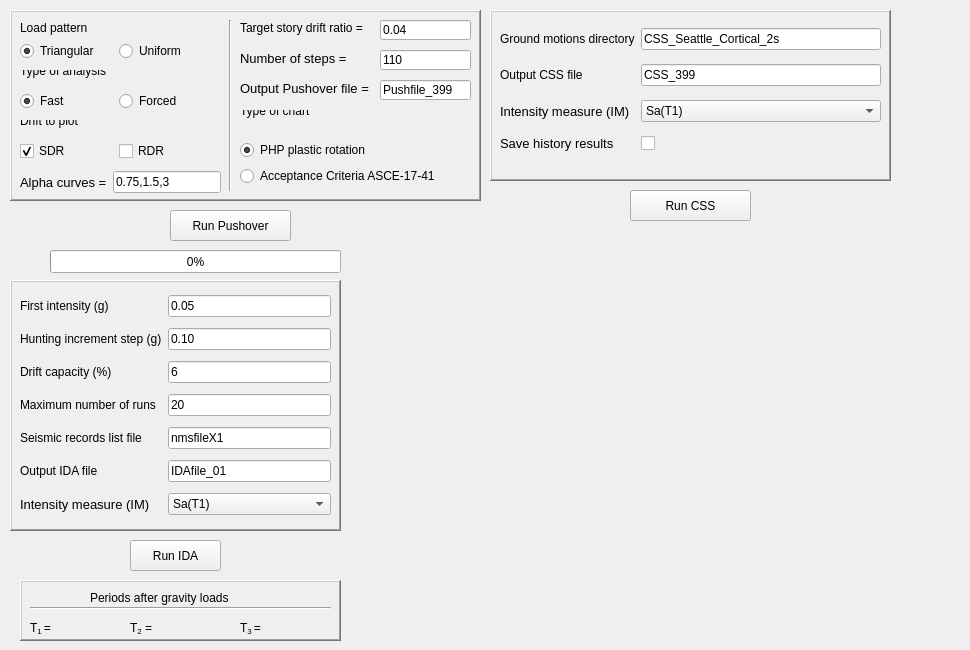
     <widget class="QWidget" name="PushoverData">
      <attribute name="title">
       <string>Nonlinear Analysis</string>
      </attribute>
      <widget class="QFrame" name="frame">
       <property name="geometry">
        <rect>
         <x>10</x>
         <y>10</y>
         <width>471</width>
         <height>191</height>
        </rect>
       </property>
       <property name="frameShape">
        <enum>QFrame::WinPanel</enum>
       </property>
       <property name="frameShadow">
        <enum>QFrame::Raised</enum>
       </property>
       <widget class="QLabel" name="label_8">
        <property name="geometry">
         <rect>
          <x>10</x>
          <y>10</y>
          <width>141</width>
          <height>16</height>
         </rect>
        </property>
        <property name="text">
         <string>Load pattern</string>
        </property>
       </widget>
       <widget class="QWidget" name="horizontalLayoutWidget">
        <property name="geometry">
         <rect>
          <x>10</x>
          <y>30</y>
          <width>191</width>
          <height>22</height>
         </rect>
        </property>
        <layout class="QHBoxLayout" name="horizontalLayout">
         <item>
          <widget class="QRadioButton" name="radioButtonTriangular">
           <property name="font">
            <font>
             <weight>50</weight>
             <italic>false</italic>
             <bold>false</bold>
            </font>
           </property>
           <property name="text">
            <string>Triangular</string>
           </property>
           <property name="checked">
            <bool>true</bool>
           </property>
          </widget>
         </item>
         <item>
          <widget class="QRadioButton" name="radioButtonUniform">
           <property name="font">
            <font>
             <weight>50</weight>
             <italic>false</italic>
             <bold>false</bold>
            </font>
           </property>
           <property name="text">
            <string>Uniform</string>
           </property>
          </widget>
         </item>
        </layout>
       </widget>
       <widget class="QLabel" name="label_9">
        <property name="geometry">
         <rect>
          <x>10</x>
          <y>60</y>
          <width>131</width>
          <height>16</height>
         </rect>
        </property>
        <property name="text">
         <string>Type of analysis
</string>
        </property>
       </widget>
       <widget class="QWidget" name="horizontalLayoutWidget_2">
        <property name="geometry">
         <rect>
          <x>10</x>
          <y>80</y>
          <width>191</width>
          <height>22</height>
         </rect>
        </property>
        <layout class="QHBoxLayout" name="horizontalLayout_2">
         <item>
          <widget class="QRadioButton" name="radioButtonFast">
           <property name="font">
            <font>
             <weight>50</weight>
             <italic>false</italic>
             <bold>false</bold>
            </font>
           </property>
           <property name="text">
            <string>Fast</string>
           </property>
           <property name="checked">
            <bool>true</bool>
           </property>
          </widget>
         </item>
         <item>
          <widget class="QRadioButton" name="radioButtonForced">
           <property name="font">
            <font>
             <weight>50</weight>
             <italic>false</italic>
             <bold>false</bold>
            </font>
           </property>
           <property name="text">
            <string>Forced</string>
           </property>
          </widget>
         </item>
        </layout>
       </widget>
       <widget class="Line" name="line">
        <property name="geometry">
         <rect>
          <x>210</x>
          <y>10</y>
          <width>20</width>
          <height>171</height>
         </rect>
        </property>
        <property name="orientation">
         <enum>Qt::Vertical</enum>
        </property>
       </widget>
       <widget class="QLabel" name="label_10">
        <property name="geometry">
         <rect>
          <x>230</x>
          <y>10</y>
          <width>131</width>
          <height>16</height>
         </rect>
        </property>
        <property name="font">
         <font>
          <weight>50</weight>
          <italic>false</italic>
          <bold>false</bold>
         </font>
        </property>
        <property name="text">
         <string>Target story drift ratio =</string>
        </property>
       </widget>
       <widget class="QLineEdit" name="Der_obj">
        <property name="geometry">
         <rect>
          <x>370</x>
          <y>10</y>
          <width>91</width>
          <height>20</height>
         </rect>
        </property>
        <property name="text">
         <string>0.04</string>
        </property>
       </widget>
       <widget class="QLabel" name="label_51">
        <property name="geometry">
         <rect>
          <x>230</x>
          <y>40</y>
          <width>111</width>
          <height>16</height>
         </rect>
        </property>
        <property name="font">
         <font>
          <family>Arial</family>
          <pointsize>10</pointsize>
          <weight>50</weight>
          <italic>false</italic>
          <bold>false</bold>
         </font>
        </property>
        <property name="text">
         <string>Number of steps =</string>
        </property>
       </widget>
       <widget class="QLineEdit" name="nSteps">
        <property name="geometry">
         <rect>
          <x>370</x>
          <y>40</y>
          <width>91</width>
          <height>20</height>
         </rect>
        </property>
        <property name="text">
         <string>110</string>
        </property>
       </widget>
       <widget class="QLabel" name="label_13">
        <property name="geometry">
         <rect>
          <x>230</x>
          <y>100</y>
          <width>131</width>
          <height>16</height>
         </rect>
        </property>
        <property name="text">
         <string>Type of chart
</string>
        </property>
       </widget>
       <widget class="QWidget" name="verticalLayoutWidget">
        <property name="geometry">
         <rect>
          <x>230</x>
          <y>130</y>
          <width>215</width>
          <height>48</height>
         </rect>
        </property>
        <layout class="QVBoxLayout" name="verticalLayout_2">
         <item>
          <widget class="QRadioButton" name="radioButtonPHP_RA">
           <property name="font">
            <font>
             <weight>50</weight>
             <bold>false</bold>
            </font>
           </property>
           <property name="text">
            <string>PHP plastic rotation</string>
           </property>
           <property name="checked">
            <bool>true</bool>
           </property>
          </widget>
         </item>
         <item>
          <widget class="QRadioButton" name="radioButtonAC">
           <property name="font">
            <font>
             <weight>50</weight>
             <bold>false</bold>
            </font>
           </property>
           <property name="text">
            <string>Acceptance Criteria ASCE-17-41</string>
           </property>
          </widget>
         </item>
        </layout>
       </widget>
       <widget class="QWidget" name="horizontalLayoutWidget_3">
        <property name="geometry">
         <rect>
          <x>10</x>
          <y>160</y>
          <width>201</width>
          <height>24</height>
         </rect>
        </property>
        <layout class="QHBoxLayout" name="horizontalLayout_7">
         <item>
          <widget class="QLabel" name="label_59">
           <property name="font">
            <font>
             <family>Arial</family>
             <pointsize>10</pointsize>
             <weight>50</weight>
             <italic>false</italic>
             <bold>false</bold>
            </font>
           </property>
           <property name="text">
            <string>Alpha curves =</string>
           </property>
          </widget>
         </item>
         <item>
          <widget class="QLineEdit" name="AlphaCurves">
           <property name="text">
            <string>0.75,1.5,3</string>
           </property>
          </widget>
         </item>
        </layout>
       </widget>
       <widget class="QLabel" name="label_69">
        <property name="geometry">
         <rect>
          <x>230</x>
          <y>70</y>
          <width>131</width>
          <height>16</height>
         </rect>
        </property>
        <property name="font">
         <font>
          <family>Arial</family>
          <pointsize>10</pointsize>
          <weight>50</weight>
          <italic>false</italic>
          <bold>false</bold>
         </font>
        </property>
        <property name="text">
         <string>Output Pushover file =</string>
        </property>
       </widget>
       <widget class="QLineEdit" name="OutputPushFile">
        <property name="geometry">
         <rect>
          <x>370</x>
          <y>70</y>
          <width>91</width>
          <height>20</height>
         </rect>
        </property>
        <property name="text">
         <string>Pushfile_399</string>
        </property>
       </widget>
       <widget class="QLabel" name="label_238">
        <property name="geometry">
         <rect>
          <x>10</x>
          <y>110</y>
          <width>131</width>
          <height>16</height>
         </rect>
        </property>
        <property name="text">
         <string>Drift to plot
</string>
        </property>
       </widget>
       <widget class="QWidget" name="horizontalLayoutWidget_7">
        <property name="geometry">
         <rect>
          <x>10</x>
          <y>130</y>
          <width>191</width>
          <height>22</height>
         </rect>
        </property>
        <layout class="QHBoxLayout" name="horizontalLayout_5">
         <item>
          <widget class="QCheckBox" name="checkBox_SDR">
           <property name="font">
            <font>
             <weight>50</weight>
             <bold>false</bold>
            </font>
           </property>
           <property name="text">
            <string>SDR</string>
           </property>
           <property name="checked">
            <bool>true</bool>
           </property>
          </widget>
         </item>
         <item>
          <widget class="QCheckBox" name="checkBox_RDR">
           <property name="font">
            <font>
             <weight>50</weight>
             <bold>false</bold>
            </font>
           </property>
           <property name="text">
            <string>RDR</string>
           </property>
           <property name="checked">
            <bool>false</bool>
           </property>
          </widget>
         </item>
        </layout>
       </widget>
      </widget>
      <widget class="QPushButton" name="Pushover">
       <property name="geometry">
        <rect>
         <x>170</x>
         <y>210</y>
         <width>121</width>
         <height>31</height>
        </rect>
       </property>
       <property name="text">
        <string>Run Pushover</string>
       </property>
      </widget>
      <widget class="QProgressBar" name="progressBarPushover">
       <property name="geometry">
        <rect>
         <x>50</x>
         <y>250</y>
         <width>291</width>
         <height>23</height>
        </rect>
       </property>
       <property name="value">
        <number>0</number>
       </property>
      </widget>
      <widget class="QPushButton" name="IDA">
       <property name="geometry">
        <rect>
         <x>130</x>
         <y>540</y>
         <width>91</width>
         <height>31</height>
        </rect>
       </property>
       <property name="text">
        <string>Run IDA</string>
       </property>
      </widget>
      <widget class="QFrame" name="frame_3">
       <property name="geometry">
        <rect>
         <x>490</x>
         <y>10</y>
         <width>401</width>
         <height>171</height>
        </rect>
       </property>
       <property name="frameShape">
        <enum>QFrame::WinPanel</enum>
       </property>
       <property name="frameShadow">
        <enum>QFrame::Raised</enum>
       </property>
       <widget class="QWidget" name="gridLayoutWidget">
        <property name="geometry">
         <rect>
          <x>10</x>
          <y>10</y>
          <width>381</width>
          <height>141</height>
         </rect>
        </property>
        <layout class="QGridLayout" name="gridLayout_4">
         <item row="1" column="0">
          <widget class="QLabel" name="label_68">
           <property name="font">
            <font>
             <weight>50</weight>
             <italic>false</italic>
             <bold>false</bold>
            </font>
           </property>
           <property name="text">
            <string>Output CSS file</string>
           </property>
          </widget>
         </item>
         <item row="1" column="1">
          <widget class="QLineEdit" name="OutputCSSFile">
           <property name="text">
            <string>CSS_399</string>
           </property>
          </widget>
         </item>
         <item row="2" column="1">
          <widget class="QComboBox" name="comboBoxIM_CSS">
           <property name="font">
            <font>
             <weight>50</weight>
             <italic>false</italic>
             <bold>false</bold>
            </font>
           </property>
           <property name="currentText">
            <string>Sa(T1)</string>
           </property>
           <item>
            <property name="text">
             <string>Sa(T1)</string>
            </property>
           </item>
           <item>
            <property name="text">
             <string>PGA</string>
            </property>
           </item>
          </widget>
         </item>
         <item row="0" column="0">
          <widget class="QLabel" name="label_66">
           <property name="font">
            <font>
             <weight>50</weight>
             <italic>false</italic>
             <bold>false</bold>
            </font>
           </property>
           <property name="text">
            <string>Ground motions directory</string>
           </property>
          </widget>
         </item>
         <item row="2" column="0">
          <widget class="QLabel" name="label_67">
           <property name="font">
            <font>
             <pointsize>10</pointsize>
             <weight>50</weight>
             <italic>false</italic>
             <bold>false</bold>
             <underline>false</underline>
            </font>
           </property>
           <property name="text">
            <string>Intensity measure (IM)</string>
           </property>
          </widget>
         </item>
         <item row="0" column="1">
          <widget class="QLineEdit" name="HL_directory">
           <property name="text">
            <string>CSS_Seattle_Cortical_2s</string>
           </property>
          </widget>
         </item>
         <item row="3" column="1">
          <widget class="QCheckBox" name="checkBoxSaveCSS">
           <property name="text">
            <string/>
           </property>
           <property name="checked">
            <bool>false</bool>
           </property>
          </widget>
         </item>
         <item row="3" column="0">
          <widget class="QLabel" name="label_76">
           <property name="font">
            <font>
             <pointsize>10</pointsize>
             <weight>50</weight>
             <italic>false</italic>
             <bold>false</bold>
             <underline>false</underline>
            </font>
           </property>
           <property name="text">
            <string>Save history results</string>
           </property>
          </widget>
         </item>
        </layout>
       </widget>
      </widget>
      <widget class="QPushButton" name="CSS">
       <property name="geometry">
        <rect>
         <x>630</x>
         <y>190</y>
         <width>121</width>
         <height>31</height>
        </rect>
       </property>
       <property name="text">
        <string>Run CSS</string>
       </property>
      </widget>
      <widget class="QFrame" name="frame_4">
       <property name="geometry">
        <rect>
         <x>20</x>
         <y>580</y>
         <width>321</width>
         <height>61</height>
        </rect>
       </property>
       <property name="frameShape">
        <enum>QFrame::WinPanel</enum>
       </property>
       <property name="frameShadow">
        <enum>QFrame::Raised</enum>
       </property>
       <widget class="QLabel" name="label_73">
        <property name="geometry">
         <rect>
          <x>220</x>
          <y>40</y>
          <width>31</width>
          <height>16</height>
         </rect>
        </property>
        <property name="text">
         <string>&lt;html&gt;&lt;head/&gt;&lt;body&gt;&lt;p&gt;&lt;span style=&quot; font-weight:400;&quot;&gt;T&lt;/span&gt;&lt;span style=&quot; font-weight:400; vertical-align:sub;&quot;&gt;3 &lt;/span&gt;&lt;span style=&quot; font-weight:400;&quot;&gt;=&lt;/span&gt;&lt;/p&gt;&lt;/body&gt;&lt;/html&gt;</string>
        </property>
       </widget>
       <widget class="QLabel" name="label_12">
        <property name="geometry">
         <rect>
          <x>10</x>
          <y>40</y>
          <width>31</width>
          <height>16</height>
         </rect>
        </property>
        <property name="text">
         <string>&lt;html&gt;&lt;head/&gt;&lt;body&gt;&lt;p&gt;&lt;span style=&quot; font-weight:400;&quot;&gt;T&lt;/span&gt;&lt;span style=&quot; font-weight:400; vertical-align:sub;&quot;&gt;1 &lt;/span&gt;&lt;span style=&quot; font-weight:400;&quot;&gt;=&lt;/span&gt;&lt;/p&gt;&lt;/body&gt;&lt;/html&gt;</string>
        </property>
       </widget>
       <widget class="QLabel" name="label_11">
        <property name="geometry">
         <rect>
          <x>70</x>
          <y>10</y>
          <width>171</width>
          <height>16</height>
         </rect>
        </property>
        <property name="text">
         <string>Periods after gravity loads</string>
        </property>
       </widget>
       <widget class="QLabel" name="label_17">
        <property name="geometry">
         <rect>
          <x>110</x>
          <y>40</y>
          <width>31</width>
          <height>16</height>
         </rect>
        </property>
        <property name="text">
         <string>&lt;html&gt;&lt;head/&gt;&lt;body&gt;&lt;p&gt;&lt;span style=&quot; font-weight:400;&quot;&gt;T&lt;/span&gt;&lt;span style=&quot; font-weight:400; vertical-align:sub;&quot;&gt;2&lt;/span&gt;&lt;span style=&quot; font-weight:400;&quot;&gt; =&lt;/span&gt;&lt;/p&gt;&lt;/body&gt;&lt;/html&gt;</string>
        </property>
       </widget>
       <widget class="QLabel" name="T1">
        <property name="geometry">
         <rect>
          <x>40</x>
          <y>40</y>
          <width>61</width>
          <height>16</height>
         </rect>
        </property>
        <property name="font">
         <font>
          <weight>50</weight>
          <bold>false</bold>
         </font>
        </property>
        <property name="text">
         <string>&lt;html&gt;&lt;head/&gt;&lt;body&gt;&lt;p&gt;&lt;br/&gt;&lt;/p&gt;&lt;/body&gt;&lt;/html&gt;</string>
        </property>
       </widget>
       <widget class="QLabel" name="T2">
        <property name="geometry">
         <rect>
          <x>140</x>
          <y>40</y>
          <width>61</width>
          <height>16</height>
         </rect>
        </property>
        <property name="font">
         <font>
          <weight>50</weight>
          <bold>false</bold>
         </font>
        </property>
        <property name="text">
         <string>&lt;html&gt;&lt;head/&gt;&lt;body&gt;&lt;p&gt;&lt;br/&gt;&lt;/p&gt;&lt;/body&gt;&lt;/html&gt;</string>
        </property>
       </widget>
       <widget class="QLabel" name="T3">
        <property name="geometry">
         <rect>
          <x>250</x>
          <y>40</y>
          <width>61</width>
          <height>16</height>
         </rect>
        </property>
        <property name="font">
         <font>
          <weight>50</weight>
          <bold>false</bold>
         </font>
        </property>
        <property name="text">
         <string>&lt;html&gt;&lt;head/&gt;&lt;body&gt;&lt;p&gt;&lt;br/&gt;&lt;/p&gt;&lt;/body&gt;&lt;/html&gt;</string>
        </property>
       </widget>
       <widget class="Line" name="line_4">
        <property name="geometry">
         <rect>
          <x>10</x>
          <y>20</y>
          <width>301</width>
          <height>16</height>
         </rect>
        </property>
        <property name="orientation">
         <enum>Qt::Horizontal</enum>
        </property>
       </widget>
      </widget>
      <widget class="QFrame" name="frame_2">
       <property name="geometry">
        <rect>
         <x>10</x>
         <y>280</y>
         <width>331</width>
         <height>251</height>
        </rect>
       </property>
       <property name="frameShape">
        <enum>QFrame::WinPanel</enum>
       </property>
       <property name="frameShadow">
        <enum>QFrame::Raised</enum>
       </property>
       <widget class="QWidget" name="gridLayoutWidget_3">
        <property name="geometry">
         <rect>
          <x>10</x>
          <y>10</y>
          <width>311</width>
          <height>231</height>
         </rect>
        </property>
        <layout class="QGridLayout" name="gridLayout_5">
         <item row="3" column="1">
          <widget class="QLineEdit" name="maxRuns">
           <property name="text">
            <string>20</string>
           </property>
          </widget>
         </item>
         <item row="4" column="0">
          <widget class="QLabel" name="label_60">
           <property name="font">
            <font>
             <weight>50</weight>
             <italic>false</italic>
             <bold>false</bold>
            </font>
           </property>
           <property name="text">
            <string>Seismic records list file</string>
           </property>
          </widget>
         </item>
         <item row="4" column="1">
          <widget class="QLineEdit" name="nmsfile">
           <property name="text">
            <string>nmsfileX1</string>
           </property>
          </widget>
         </item>
         <item row="0" column="0">
          <widget class="QLabel" name="label_18">
           <property name="font">
            <font>
             <weight>50</weight>
             <italic>false</italic>
             <bold>false</bold>
            </font>
           </property>
           <property name="text">
            <string>First intensity (g)</string>
           </property>
          </widget>
         </item>
         <item row="2" column="1">
          <widget class="QLineEdit" name="dCap">
           <property name="text">
            <string>6</string>
           </property>
          </widget>
         </item>
         <item row="0" column="1">
          <widget class="QLineEdit" name="firstInt">
           <property name="text">
            <string>0.05</string>
           </property>
          </widget>
         </item>
         <item row="1" column="1">
          <widget class="QLineEdit" name="incrStep">
           <property name="text">
            <string>0.10</string>
           </property>
          </widget>
         </item>
         <item row="3" column="0">
          <widget class="QLabel" name="label_26">
           <property name="font">
            <font>
             <weight>50</weight>
             <italic>false</italic>
             <bold>false</bold>
            </font>
           </property>
           <property name="text">
            <string>Maximum number of runs</string>
           </property>
          </widget>
         </item>
         <item row="2" column="0">
          <widget class="QLabel" name="label_23">
           <property name="font">
            <font>
             <weight>50</weight>
             <italic>false</italic>
             <bold>false</bold>
            </font>
           </property>
           <property name="text">
            <string>Drift capacity (%)</string>
           </property>
          </widget>
         </item>
         <item row="1" column="0">
          <widget class="QLabel" name="label_19">
           <property name="font">
            <font>
             <weight>50</weight>
             <italic>false</italic>
             <bold>false</bold>
            </font>
           </property>
           <property name="text">
            <string>Hunting increment step (g)</string>
           </property>
          </widget>
         </item>
         <item row="5" column="1">
          <widget class="QLineEdit" name="OutputIDAFile">
           <property name="text">
            <string>IDAfile_01</string>
           </property>
          </widget>
         </item>
         <item row="5" column="0">
          <widget class="QLabel" name="label_62">
           <property name="font">
            <font>
             <weight>50</weight>
             <italic>false</italic>
             <bold>false</bold>
            </font>
           </property>
           <property name="text">
            <string>Output IDA file</string>
           </property>
          </widget>
         </item>
         <item row="6" column="0">
          <widget class="QLabel" name="label_61">
           <property name="font">
            <font>
             <pointsize>10</pointsize>
             <weight>50</weight>
             <italic>false</italic>
             <bold>false</bold>
             <underline>false</underline>
            </font>
           </property>
           <property name="text">
            <string>Intensity measure (IM)</string>
           </property>
          </widget>
         </item>
         <item row="6" column="1">
          <widget class="QComboBox" name="comboBoxIM">
           <property name="font">
            <font>
             <weight>50</weight>
             <italic>false</italic>
             <bold>false</bold>
            </font>
           </property>
           <property name="currentText">
            <string>Sa(T1)</string>
           </property>
           <item>
            <property name="text">
             <string>Sa(T1)</string>
            </property>
           </item>
           <item>
            <property name="text">
             <string>PGA</string>
            </property>
           </item>
          </widget>
         </item>
        </layout>
       </widget>
      </widget>
      <widget class="MplWidget" name="DampingCurve" native="true">
       <property name="geometry">
        <rect>
         <x>360</x>
         <y>230</y>
         <width>601</width>
         <height>411</height>
        </rect>
       </property>
      </widget>
     </widget>
